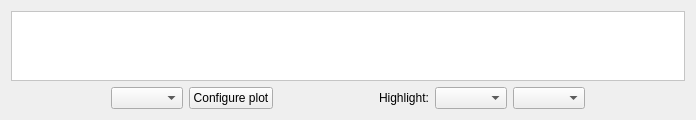
       <widget class="QWidget" name="tabStatisticalPlots">
        <attribute name="title">
         <string>Statistical plots</string>
        </attribute>
        <layout class="QVBoxLayout" name="verticalLayout_8">
         <item>
          <widget class="QScrollArea" name="plotStatScrollArea">
           <property name="palette">
            <palette>
             <active>
              <colorrole role="Base">
               <brush brushstyle="SolidPattern">
                <color alpha="255">
                 <red>255</red>
                 <green>255</green>
                 <blue>255</blue>
                </color>
               </brush>
              </colorrole>
              <colorrole role="Window">
               <brush brushstyle="SolidPattern">
                <color alpha="255">
                 <red>255</red>
                 <green>255</green>
                 <blue>255</blue>
                </color>
               </brush>
              </colorrole>
             </active>
             <inactive>
              <colorrole role="Base">
               <brush brushstyle="SolidPattern">
                <color alpha="255">
                 <red>255</red>
                 <green>255</green>
                 <blue>255</blue>
                </color>
               </brush>
              </colorrole>
              <colorrole role="Window">
               <brush brushstyle="SolidPattern">
                <color alpha="255">
                 <red>255</red>
                 <green>255</green>
                 <blue>255</blue>
                </color>
               </brush>
              </colorrole>
             </inactive>
             <disabled>
              <colorrole role="Base">
               <brush brushstyle="SolidPattern">
                <color alpha="255">
                 <red>255</red>
                 <green>255</green>
                 <blue>255</blue>
                </color>
               </brush>
              </colorrole>
              <colorrole role="Window">
               <brush brushstyle="SolidPattern">
                <color alpha="255">
                 <red>255</red>
                 <green>255</green>
                 <blue>255</blue>
                </color>
               </brush>
              </colorrole>
             </disabled>
            </palette>
           </property>
           <property name="autoFillBackground">
            <bool>true</bool>
           </property>
           <property name="frameShape">
            <enum>QFrame::StyledPanel</enum>
           </property>
           <property name="frameShadow">
            <enum>QFrame::Plain</enum>
           </property>
           <property name="widgetResizable">
            <bool>true</bool>
           </property>
           <property name="alignment">
            <set>Qt::AlignCenter</set>
           </property>
           <widget class="QWidget" name="scrollAreaWidgetContents">
            <property name="geometry">
             <rect>
              <x>0</x>
              <y>0</y>
              <width>98</width>
              <height>28</height>
             </rect>
            </property>
           </widget>
          </widget>
         </item>
         <item>
          <layout class="QHBoxLayout" name="statsPlotWidgetLayout">
           <item>
            <spacer name="horizontalSpacer">
             <property name="orientation">
              <enum>Qt::Horizontal</enum>
             </property>
             <property name="sizeHint" stdset="0">
              <size>
               <width>100</width>
               <height>20</height>
              </size>
             </property>
            </spacer>
           </item>
           <item>
            <layout class="QHBoxLayout" name="horizontalLayout">
             <item>
              <widget class="QComboBox" name="cboStatPlots">
               <property name="enabled">
                <bool>true</bool>
               </property>
               <property name="sizePolicy">
                <sizepolicy hsizetype="Preferred" vsizetype="Fixed">
                 <horstretch>1</horstretch>
                 <verstretch>0</verstretch>
                </sizepolicy>
               </property>
               <property name="sizeAdjustPolicy">
                <enum>QComboBox::AdjustToContents</enum>
               </property>
              </widget>
             </item>
             <item>
              <widget class="QPushButton" name="btnStatConfigurePlot">
               <property name="enabled">
                <bool>true</bool>
               </property>
               <property name="text">
                <string>Configure plot</string>
               </property>
              </widget>
             </item>
            </layout>
           </item>
           <item>
            <spacer name="horizontalSpacer_2">
             <property name="orientation">
              <enum>Qt::Horizontal</enum>
             </property>
             <property name="sizeHint" stdset="0">
              <size>
               <width>100</width>
               <height>20</height>
              </size>
             </property>
            </spacer>
           </item>
           <item>
            <widget class="QLabel" name="label_13">
             <property name="text">
              <string>Highlight:</string>
             </property>
            </widget>
           </item>
           <item>
            <widget class="QComboBox" name="cboHighlightHierarchyStats">
             <property name="sizeAdjustPolicy">
              <enum>QComboBox::AdjustToContents</enum>
             </property>
            </widget>
           </item>
           <item>
            <widget class="QComboBox" name="cboHighlightFeatureStats">
             <property name="insertPolicy">
              <enum>QComboBox::InsertAtBottom</enum>
             </property>
             <property name="sizeAdjustPolicy">
              <enum>QComboBox::AdjustToContents</enum>
             </property>
            </widget>
           </item>
           <item>
            <spacer name="horizontalSpacer_9">
             <property name="orientation">
              <enum>Qt::Horizontal</enum>
             </property>
             <property name="sizeHint" stdset="0">
              <size>
               <width>100</width>
               <height>20</height>
              </size>
             </property>
            </spacer>
           </item>
          </layout>
         </item>
        </layout>
       </widget>
